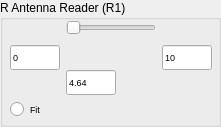
           <widget class="QGroupBox" name="groupBox_2">
            <property name="minimumSize">
             <size>
              <width>220</width>
              <height>100</height>
             </size>
            </property>
            <property name="title">
             <string>R Antenna Reader (R1)</string>
            </property>
            <widget class="QWidget" name="layoutWidget">
             <property name="geometry">
              <rect>
               <x>10</x>
               <y>20</y>
               <width>202</width>
               <height>98</height>
              </rect>
             </property>
             <layout class="QVBoxLayout" name="verticalLayout_4">
              <item>
               <layout class="QHBoxLayout" name="horizontalLayout_3">
                <item>
                 <widget class="QLineEdit" name="lineEditMinR1">
                  <property name="minimumSize">
                   <size>
                    <width>50</width>
                    <height>25</height>
                   </size>
                  </property>
                  <property name="maximumSize">
                   <size>
                    <width>50</width>
                    <height>25</height>
                   </size>
                  </property>
                  <property name="font">
                   <font>
                    <pointsize>7</pointsize>
                   </font>
                  </property>
                  <property name="text">
                   <string>0</string>
                  </property>
                 </widget>
                </item>
                <item>
                 <layout class="QGridLayout" name="gridLayout_2">
                  <item row="0" column="0">
                   <widget class="QSlider" name="horizontalSliderR1">
                    <property name="minimum">
                     <number>0</number>
                    </property>
                    <property name="maximum">
                     <number>10000</number>
                    </property>
                    <property name="orientation">
                     <enum>Qt::Horizontal</enum>
                    </property>
                   </widget>
                  </item>
                  <item row="1" column="0">
                   <spacer name="verticalSpacer_4">
                    <property name="orientation">
                     <enum>Qt::Vertical</enum>
                    </property>
                    <property name="sizeHint" stdset="0">
                     <size>
                      <width>20</width>
                      <height>17</height>
                     </size>
                    </property>
                   </spacer>
                  </item>
                  <item row="2" column="0">
                   <widget class="QLineEdit" name="lineEditValueR1">
                    <property name="minimumSize">
                     <size>
                      <width>50</width>
                      <height>25</height>
                     </size>
                    </property>
                    <property name="maximumSize">
                     <size>
                      <width>50</width>
                      <height>25</height>
                     </size>
                    </property>
                    <property name="font">
                     <font>
                      <pointsize>7</pointsize>
                     </font>
                    </property>
                    <property name="text">
                     <string>4.64</string>
                    </property>
                   </widget>
                  </item>
                 </layout>
                </item>
                <item>
                 <widget class="QLineEdit" name="lineEditMaxR1">
                  <property name="minimumSize">
                   <size>
                    <width>50</width>
                    <height>25</height>
                   </size>
                  </property>
                  <property name="maximumSize">
                   <size>
                    <width>50</width>
                    <height>25</height>
                   </size>
                  </property>
                  <property name="font">
                   <font>
                    <pointsize>7</pointsize>
                   </font>
                  </property>
                  <property name="text">
                   <string>10</string>
                  </property>
                 </widget>
                </item>
               </layout>
              </item>
              <item>
               <widget class="QRadioButton" name="radioButtonFitR1">
                <property name="font">
                 <font>
                  <pointsize>7</pointsize>
                 </font>
                </property>
                <property name="text">
                 <string>Fit</string>
                </property>
               </widget>
              </item>
             </layout>
            </widget>
           </widget>
